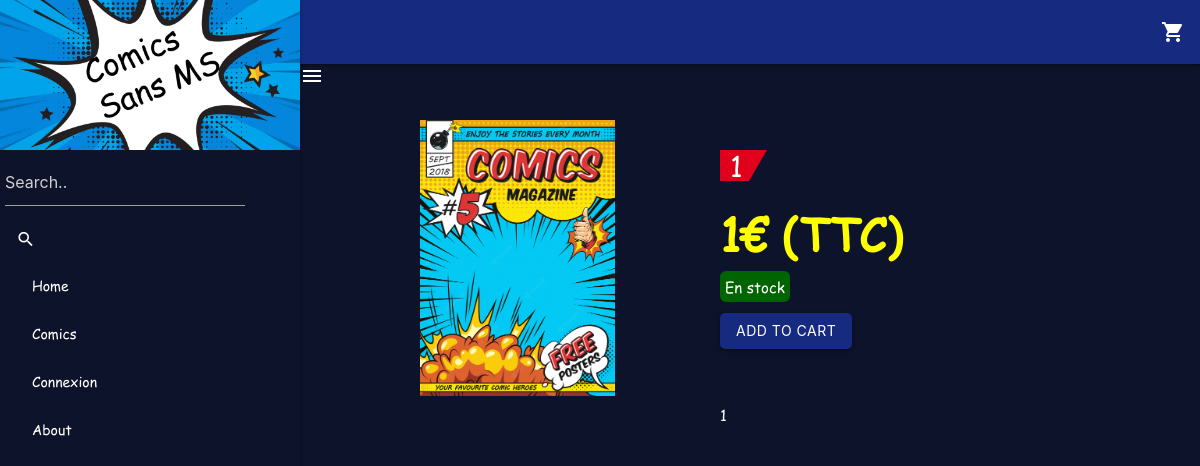
Screenshot of /product.php?id=1 with the database file from the repository.
### tables this page shows
CREATE TABLE products (
                          id INTEGER PRIMARY KEY not null,
                          ref varchar(255) not null,
                          title varchar(255) not null,
                          public_price float not null,
                          paid_price float not null,
                          description text,
                          image varchar(255),
                          pages int,
                          publisher varchar(255),
                          out_date varchar(255),
                          author varchar(255),
                          language varchar(255),
                          format varchar(255),
                          dimensions varchar(255),
                          category varchar(255)
);

### SqlApi.php (called while the page is built, shortened)
<?php
class SqlApi
{
    public function __construct()
    {
        $this->db = new PDO("sqlite:database.db");
        $this->db->setAttribute(PDO::ATTR_DEFAULT_FETCH_MODE, PDO::FETCH_ASSOC);
        $this->db->setAttribute(PDO::ATTR_ERRMODE, PDO::ERRMODE_EXCEPTION);
    }
    public function getProduct(int $id)
    {
        $stmt = $this->db->prepare("SELECT * FROM products WHERE id=:id", [PDO::ATTR_CURSOR => PDO::CURSOR_FWDONLY]);
        $stmt->execute(array('id' => $id));
        $qty = $this->db->prepare("SELECT quantity FROM gestionStock WHERE product_id=:id", [PDO::ATTR_CURSOR => PDO::CURSOR_FWDONLY]);
        $qty->execute(array('id' => $id));
        $result = $stmt->fetch();
        $result2 = $qty->fetch();
        $result["quantity"] = $result2["quantity"] ?? 0;
        return $result;
    }
}

### product.php (the view, shortened to what this page needs)
<?php
require_once "head.php";
require_once "header.php";
require_once "productClass.php";
require_once "SqlApi.php";
$sql = new SqlApi();
$DBProduct = $sql->getProduct($_GET['id']);
$product = new product($DBProduct['ref'],$DBProduct['id'], $DBProduct['title'], $DBProduct['public_price'], $DBProduct['paid_price'],$DBProduct['description'], $DBProduct['image'],$DBProduct['quantity'], $DBProduct['pages'], $DBProduct['publisher'],$DBProduct['out_date'], $DBProduct['author'], $DBProduct['language'], $DBProduct['format'], $DBProduct['dimensions'], $DBProduct['category']);
?>
<body>
<main>
    <div id="ColCover">
    <img src="<?php echo $product->getImage() ?>" alt="" class="product_img">
    </div>
    <div id="ColContent">
    <h1><?php echo $product->getTitle() ?><span class="sprt s-category-border-rr inline-block"></span></h1>
        <div class="purchase">
    <p class="price"><?php echo $product->getPublicPrice() ?>€ (TTC)</p>
    <p class="availability" style="position: relative;top: -40px"><?php echo $product->isAvailable() ?></p>
    <form action="addProduct.php" method="post" style="position: relative;top: -40px">
        <input type="submit" value="Add to cart" class="waves-effect btn">
    </form>
        </div>
        <div>
    <p><?php echo $product->getDescription() ?></p>
        </div>
    </div>
</main>
</body>

### head.php (shortened to what this page needs)
<!doctype html>
<html lang="en">
<head>
    <link rel="stylesheet" href="https://cdnjs.cloudflare.com/ajax/libs/materialize/1.0.0/css/materialize.min.css">
    <link rel="stylesheet" href="assets/base.css">
</head>

### header.php
<header>
    <div>
        <nav>
            <div class="nav-wrapper">
                <ul class="right hide-on-med-and-down">
                    <li><a href="cart.php"><i class="material-icons">shopping_cart</i></a></li>
                </ul>
            </div>
        </nav>
        <ul id="slide-out" class="sidenav sidenav-fixed">
            <li>
                <div class="user-view" style="height: 150px">
                    <div class="background" style="background-color: #344288; height: 150px">
                        <img src="assets/images/logo.webp" style="width: 100%; margin-top:-70px;scale: 1">
                    </div>
                </div>
            </li>
            <li>
                <div class="search-container">
                    <form action="search.php" method="get">
                        <label>
                            <input id="search" type="text" placeholder="Search.." name="search" style="width: 80%;margin-left: 5px">
                        </label>
                        <button type="submit" class="waves-effect waves-teal btn-flat"><i class="material-icons">search</i></button>
                    </form>
                </div>
            </li>
            <li><a class="waves-effect" href="index.php">Home</a></li>
            <li><a class="waves-effect" href="products.php">Comics</a></li>
            <li><a class="waves-effect" href="connexion.php">Connexion</a></li>
            <li><a class="waves-effect" href="about.php">About</a></li>
        </ul>
        <a href="#" data-target="slide-out" class="sidenav-trigger"><i class="material-icons">menu</i></a>
    </div>
</header>

### productClass.php (shortened to what this page needs)
<?php
class product
{
    public string $title;
    public float $publicPrice;
    public string $description;
    public string $image;
    public int $quantity;
    public function __construct($ref, $id, string $title, float $publicPrice, float $paidPrice, string $description, string $image, int $quantity, int $pages, string $publisher, string $outDate, string $author, string $language, string $format, string $dimensions, string $category)
    {
        $this->title = $title;
        $this->publicPrice = $publicPrice;
        $this->description = $description;
        $this->image = $image;
        $this->quantity = $quantity;
    }
    public function getTitle(): string
    {
        return $this->title;
    }
    public function getPublicPrice(): float
    {
        return $this->publicPrice;
    }
    public function getDescription(): string
    {
        return $this->description;
    }
    public function getImage(): string
    {
        return $this->image;
    }
    public function isAvailable()
    {
        if ($this->quantity == 0) {
            return "<span class='OutOfStock'>Rupture de stock</span>";
        } else if ($this->quantity < 10) {
            return "<span class='NotThatMuch'>".$this->quantity . " restants</span>";
        } else if ($this->quantity > 0) {
            return "<span class='InStock'>En stock</span>";
        } else {
            return "<span class='OutOfStock'>Non disponible à la vente</span>";
        }
    }
}
?>

### assets/base.css (style rules this page uses)
:root { --color-primary: #162a80; --color-secondary: #0d132a; --color-tertiary: #1d3365; --text: #fff; }
.material-icons { color: var(--text); }
.sprt { position: absolute; top: 0; right: -19px; }
.s-category-border-rr { width: 19px; height: 31px; background-position: -403px -5px; }
.sprt { background-image: url("./images/sprt.png"); background-color: transparent; background-repeat: no-repeat; }
h1 { position: relative; width: fit-content; background: #e0001c; color: #ffffff; font-family: "Comic Sans MS",sans-serif; height: 31px; line-height: 31px; padding: 0 5px 0 10px; font-size: 28px; text-transform: uppercase; }
.product_img { width: 25%; object-fit: cover; }
.btn { background-color: var(--color-primary); color: var(--text); border-radius: 5px; cursor: pointer; }
input[type="text"], input[type="password"],input[type="submit"],input[type="email"] { color: var(--text); }
body { font-family: 'Comic Sans MS', cursive, sans-serif; color: white; background: var(--color-secondary); }
#ColCover > img { transition: margin-left .5s ease; }
#ColCover { position: absolute; top: 15vh; }
.InStock { position: relative; max-width: fit-content; color: var(--text); background-color: darkgreen; padding: 5px; border-radius: 6px; margin-top: 10px; transition: left .5s ease; }
.price { display: inline-block; color: yellow; font-size: 3rem; font-weight: bold; line-height: 1; margin-top:5px; }
.availability { position: relative; }
#ColContent { position: relative; top: 1.75vh; margin-left: 25vw; }
p { text-align: justify; }
main { margin: 0 auto; width: 80%; }
.sidenav li > a { color: white; }
header, main, footer { padding-left: 300px; }
nav { background-color: var(--color-primary); }
.sidenav { background-color: var(--color-secondary); }

### rows the page displays
products: image (picture), title "1", public_price "1", description "1"
